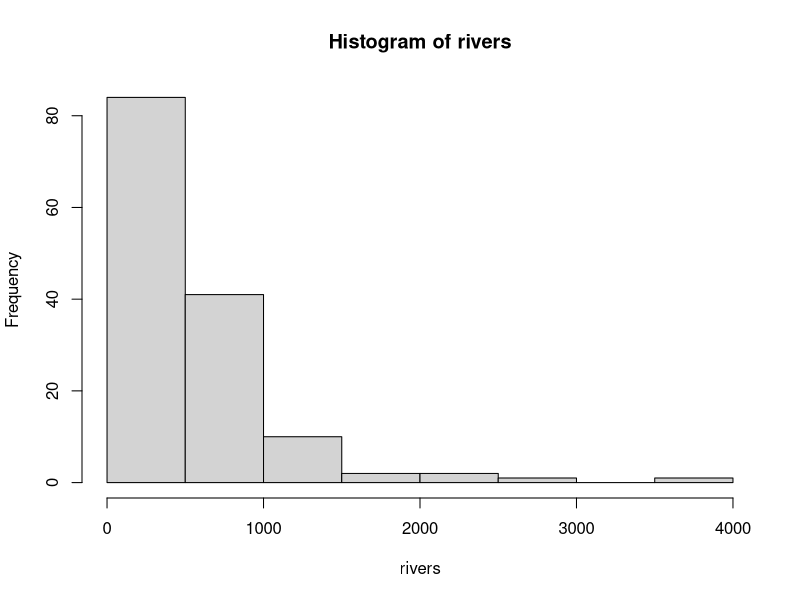
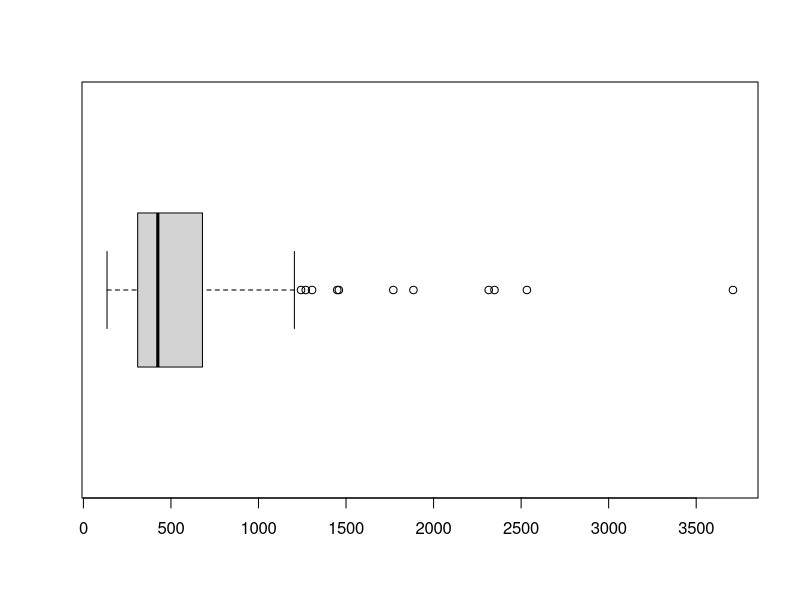
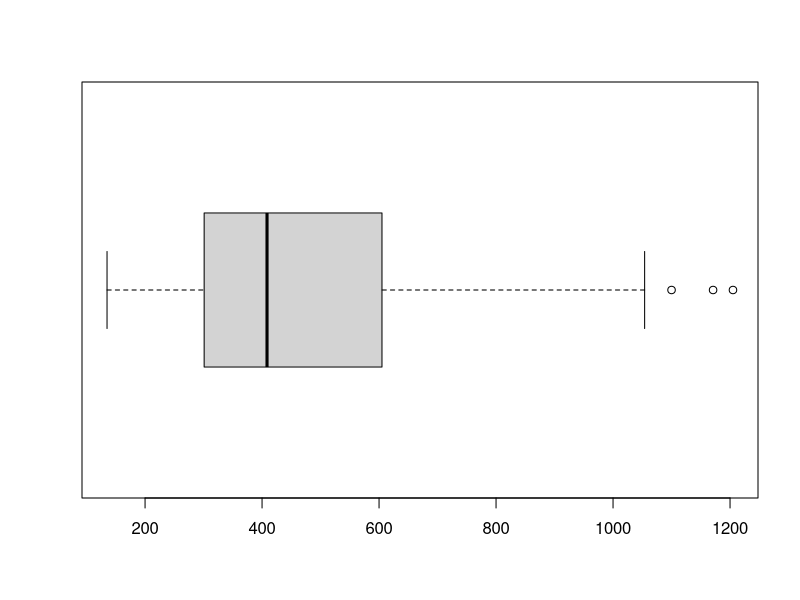
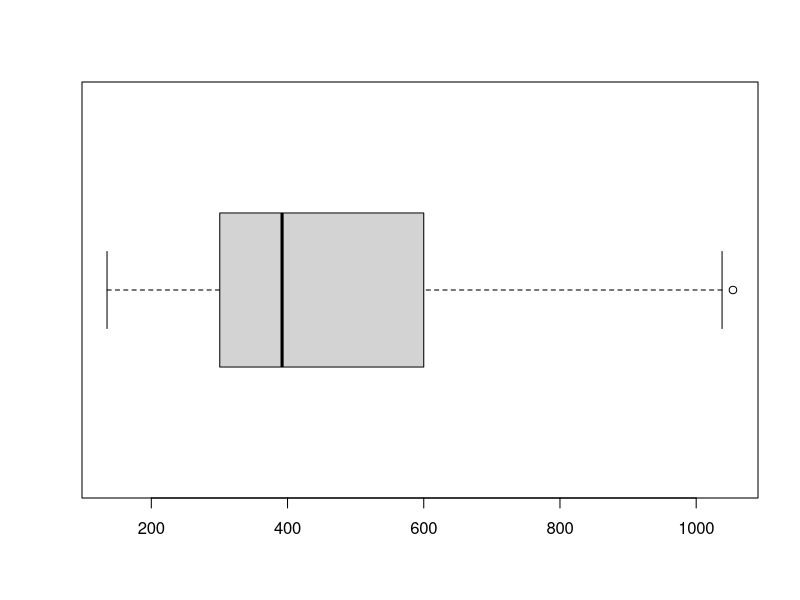
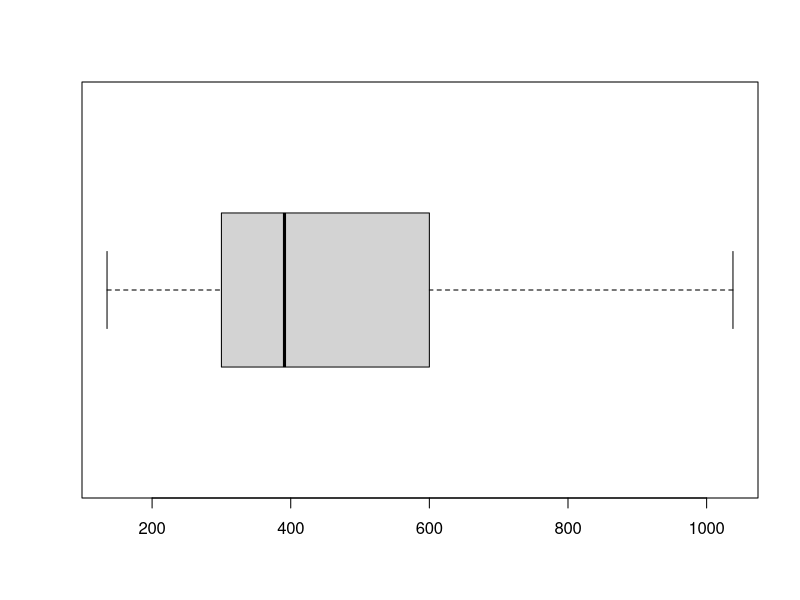

Source code (R) for these figures, in order:
# Sesión 73
#Detección de outliers

# Set working directory
setwd("C:/Users/Carlos Campos/Desktop/GitHub/Curso-transactSQL/Recursos")

#Trabajaremos con las abses de datos del paquete "datasets"
require("datasets")

#Listado de bases de datos que contiene "dataset"
data(package="datasets")

#Escogiendo la base de datos
data(rivers)

#Si quisieramos ver más detalles acerca de al base de datos "rivers" le aplicamos la función help
#Para ver más detalles acerca de al base de datos "rivers"
help(rivers)

#Vemos que contiene la base de datos
str(rivers)
        #Muestra la estructura (structure)

#Obtenemos el histograma para ver cómo están distribuidos los valores
hist(rivers)

#Hacemos un gráfico de caja y bigotes para ver los outliers
boxplot(rivers,horizontal=T)

#Obtenemos la lista de los valores que aparecen como outliers
boxplot.stats(rivers)

        #En $stast nos muestra:
        # El primer bigote de la caja, el primer cuartil, la mediana, el tercer cuartil y el bigote superior

        #En $n nos indica la cantidad de datos que hay

        #En $conf nos muestra el intervalo de confianza al 95% para la mediana

        #En $out se muestra la LISTA DE OUTLIERS


#Guardaremos aquellos valores que no sean outliers
rios_sin_out<-rivers[rivers<1240]

####### Volvemos a hacer este proceso de detección de outliers hasta que ya no aparezcan en el gráfico
boxplot(rios_sin_out,horizontal = T)

        #Aún aparecen pocos outliers


#Estamos interesados en conocer ahora quienes son los outliers
boxplot.stats(rios_sin_out)
        #El outlier más pequeño es de 1100


#Nos volvemos a quedar con los que no son outliers
rios_sin_out2<-rivers[rivers<1100]

#Volvemos a verificar si aun existen outliers con el boxplot
boxplot(rios_sin_out2,horizontal=T)

        #Aú tiene un outlier

#Vemos cual es el outlier que aún tenemos
boxplot.stats(rios_sin_out2)

        #El único outlier tiene valor 1054

#Nos volvemos a quedar sin los outlieres
rios_sin_out3<-rivers[rivers<1054]

#Volvemos a hacer el boxplot
boxplot(rios_sin_out3,horizontal=T)

        #Ahora ya no aparecen outliers

#Esta última base de datos ya está libre de outliers y podriamos trabajar con ella






